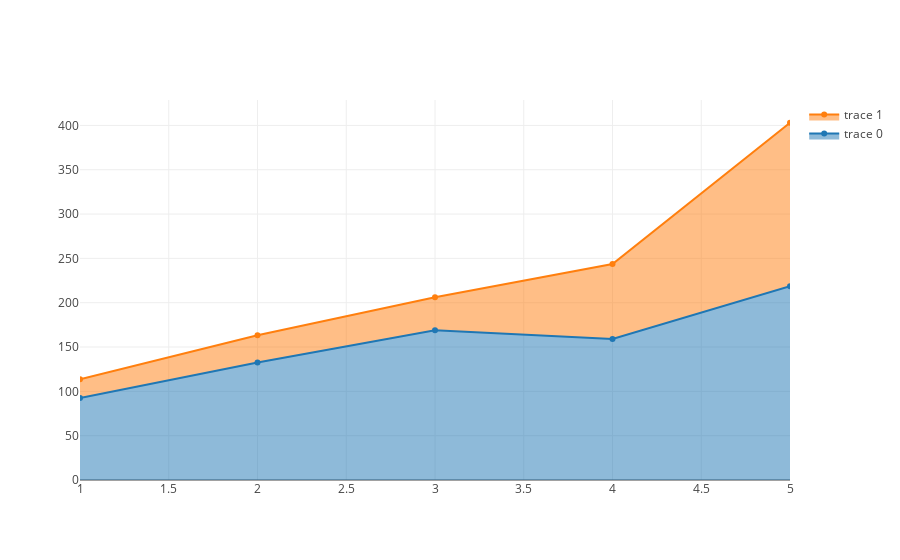

Source (notebook cell):
### Code cell
pyo.iplot(data)

### Figure 1 — Plotly figure (JSON) as saved in the notebook; plotly's stock layout.template omitted (floating-point values rounded to 4 significant figures)
{"data": [{"fill": "tozeroy", "type": "scatter", "uid": "446b3db9-7e61-4f50-9308-19bdba45eca3", "x": [1, 2, 3, 4, 5], "y": [92.5, 132.6, 168.8, 159.1, 218.7]}, {"fill": "tonexty", "type": "scatter", "uid": "57688051-44c7-480d-9651-36aaaf9d0afe", "x": [1, 2, 3, 4, 5], "y": [113.7, 163.2, 206.1, 243.7, 403]}], "layout": {}}
